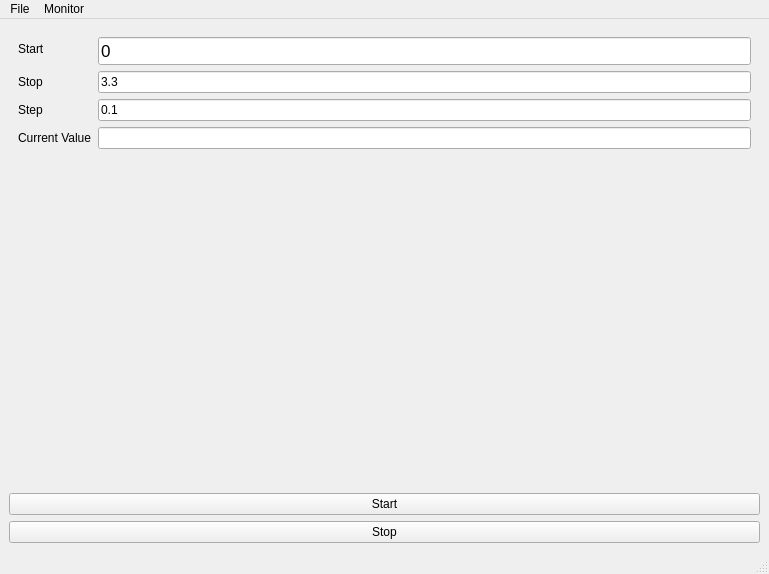
<?xml version="1.0" encoding="UTF-8"?>
<ui version="4.0">
 <class>MainWindow</class>
 <widget class="QMainWindow" name="MainWindow">
  <property name="geometry">
   <rect>
    <x>0</x>
    <y>0</y>
    <width>769</width>
    <height>574</height>
   </rect>
  </property>
  <property name="windowTitle">
   <string>Scan Window</string>
  </property>
  <property name="iconSize">
   <size>
    <width>32</width>
    <height>32</height>
   </size>
  </property>
  <property name="tabShape">
   <enum>QTabWidget::Triangular</enum>
  </property>
  <widget class="QWidget" name="centralwidget">
   <layout class="QVBoxLayout" name="verticalLayout">
    <item>
     <widget class="QWidget" name="widget" native="true">
      <layout class="QFormLayout" name="formLayout">
       <property name="formAlignment">
        <set>Qt::AlignLeading|Qt::AlignLeft|Qt::AlignTop</set>
       </property>
       <item row="0" column="1">
        <widget class="QLineEdit" name="line_start">
         <property name="font">
          <font>
           <pointsize>13</pointsize>
          </font>
         </property>
         <property name="cursor">
          <cursorShape>IBeamCursor</cursorShape>
         </property>
         <property name="toolTip">
          <string>Value is in volts</string>
         </property>
         <property name="text">
          <string>0</string>
         </property>
         <property name="alignment">
          <set>Qt::AlignLeading|Qt::AlignLeft|Qt::AlignVCenter</set>
         </property>
        </widget>
       </item>
       <item row="0" column="0">
        <widget class="QLabel" name="label">
         <property name="text">
          <string>Start</string>
         </property>
        </widget>
       </item>
       <item row="1" column="1">
        <widget class="QLineEdit" name="line_stop">
         <property name="text">
          <string>3.3</string>
         </property>
        </widget>
       </item>
       <item row="1" column="0">
        <widget class="QLabel" name="label_2">
         <property name="text">
          <string>Stop</string>
         </property>
        </widget>
       </item>
       <item row="2" column="1">
        <widget class="QLineEdit" name="line_step">
         <property name="text">
          <string>0.1</string>
         </property>
        </widget>
       </item>
       <item row="2" column="0">
        <widget class="QLabel" name="label_3">
         <property name="text">
          <string>Step</string>
         </property>
        </widget>
       </item>
       <item row="3" column="1">
        <widget class="QLineEdit" name="line_value"/>
       </item>
       <item row="3" column="0">
        <widget class="QLabel" name="label_4">
         <property name="text">
          <string>Current Value</string>
         </property>
        </widget>
       </item>
      </layout>
     </widget>
    </item>
    <item>
     <widget class="PlotWidget" name="plot_widget" native="true"/>
    </item>
    <item>
     <widget class="QPushButton" name="button_1">
      <property name="text">
       <string>Start</string>
      </property>
     </widget>
    </item>
    <item>
     <widget class="QPushButton" name="button_2">
      <property name="text">
       <string>Stop</string>
      </property>
     </widget>
    </item>
   </layout>
  </widget>
  <widget class="QMenuBar" name="menubar">
   <property name="geometry">
    <rect>
     <x>0</x>
     <y>0</y>
     <width>769</width>
     <height>24</height>
    </rect>
   </property>
   <widget class="QMenu" name="menuFile">
    <property name="title">
     <string>File</string>
    </property>
    <addaction name="actionSave_Data"/>
   </widget>
   <widget class="QMenu" name="menuMonitor">
    <property name="title">
     <string>Monitor</string>
    </property>
    <addaction name="actionShow_Monitor"/>
   </widget>
   <addaction name="menuFile"/>
   <addaction name="menuMonitor"/>
  </widget>
  <widget class="QStatusBar" name="statusbar"/>
  <action name="actionSave_Data">
   <property name="text">
    <string>Save Data</string>
   </property>
   <property name="shortcut">
    <string>Ctrl+S</string>
   </property>
  </action>
  <action name="actionShow_Monitor">
   <property name="text">
    <string>Show Monitor</string>
   </property>
  </action>
 </widget>
 <customwidgets>
  <customwidget>
   <class>PlotWidget</class>
   <extends>QWidget</extends>
   <header>pyqtgraph</header>
   <container>1</container>
  </customwidget>
 </customwidgets>
 <resources/>
 <connections/>
</ui>
